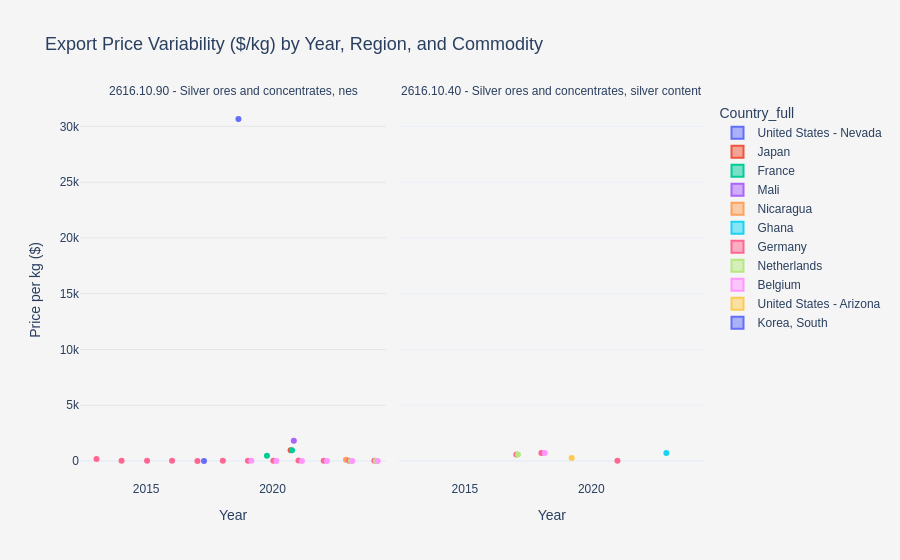

Notebook code cell kept with this figure:
### Code cell
plot_price_variability_faceted(
    df,
    commodities=['2616.10.40 - Silver ores and concentrates, silver content',
'2616.10.90 - Silver ores and concentrates, nes',],
    output_html="data/Prices/faceted_prices.html"
)

### Figure 1 — Plotly figure (JSON) as saved in the notebook; plotly's stock layout.template omitted (floating-point values rounded to 4 significant figures)
{"data": [{"alignmentgroup": "True", "boxpoints": "all", "customdata": [["United States - Nevada", 61324, 2, "weight in kilograms"]], "hovertemplate": "Country_full=%{customdata[0]}<br>Commodity=2616.10.90 - Silver ores and concentrates, nes<br>Year=%{x}<br>Price_per_kg=%{y}<br>Value ($)=%{customdata[1]}<br>Quantity=%{customdata[2]}<br>Unit of measure=%{customdata[3]}<extra></extra>", "legendgroup": "United States - Nevada", "marker": {"color": "#636efa"}, "name": "United States - Nevada", "notched": false, "offsetgroup": "United States - Nevada", "orientation": "v", "showlegend": true, "x": [2019], "x0": " ", "xaxis": "x", "y": [30660.0], "y0": " ", "yaxis": "y", "type": "box"}, {"alignmentgroup": "True", "boxpoints": "all", "customdata": [["Japan", 5850, 6, "weight in kilograms"]], "hovertemplate": "Country_full=%{customdata[0]}<br>Commodity=2616.10.90 - Silver ores and concentrates, nes<br>Year=%{x}<br>Price_per_kg=%{y}<br>Value ($)=%{customdata[1]}<br>Quantity=%{customdata[2]}<br>Unit of measure=%{customdata[3]}<extra></extra>", "legendgroup": "Japan", "marker": {"color": "#EF553B"}, "name": "Japan", "notched": false, "offsetgroup": "Japan", "orientation": "v", "showlegend": true, "x": [2021], "x0": " ", "xaxis": "x", "y": [975.0], "y0": " ", "yaxis": "y", "type": "box"}, {"alignmentgroup": "True", "boxpoints": "all", "customdata": [["France", 5850, 6, "weight in kilograms"], ["France", 4826789, 10000, "weight in kilograms"]], "hovertemplate": "Country_full=%{customdata[0]}<br>Commodity=2616.10.90 - Silver ores and concentrates, nes<br>Year=%{x}<br>Price_per_kg=%{y}<br>Value ($)=%{customdata[1]}<br>Quantity=%{customdata[2]}<br>Unit of measure=%{customdata[3]}<extra></extra>", "legendgroup": "France", "marker": {"color": "#00cc96"}, "name": "France", "notched": false, "offsetgroup": "France", "orientation": "v", "showlegend": true, "x": [2021, 2020], "x0": " ", "xaxis": "x", "y": [975.0, 482.7], "y0": " ", "yaxis": "y", "type": "box"}, {"alignmentgroup": "True", "boxpoints": "all", "customdata": [["Mali", 14540, 8, "weight in kilograms"]], "hovertemplate": "Country_full=%{customdata[0]}<br>Commodity=2616.10.90 - Silver ores and concentrates, nes<br>Year=%{x}<br>Price_per_kg=%{y}<br>Value ($)=%{customdata[1]}<br>Quantity=%{customdata[2]}<br>Unit of measure=%{customdata[3]}<extra></extra>", "legendgroup": "Mali", "marker": {"color": "#ab63fa"}, "name": "Mali", "notched": false, "offsetgroup": "Mali", "orientation": "v", "showlegend": true, "x": [2021], "x0": " ", "xaxis": "x", "y": [1818.0], "y0": " ", "yaxis": "y", "type": "box"}, {"alignmentgroup": "True", "boxpoints": "all", "customdata": [["Nicaragua", 50067, 418, "weight in kilograms"]], "hovertemplate": "Country_full=%{customdata[0]}<br>Commodity=2616.10.90 - Silver ores and concentrates, nes<br>Year=%{x}<br>Price_per_kg=%{y}<br>Value ($)=%{customdata[1]}<br>Quantity=%{customdata[2]}<br>Unit of measure=%{customdata[3]}<extra></extra>", "legendgroup": "Nicaragua", "marker": {"color": "#FFA15A"}, "name": "Nicaragua", "notched": false, "offsetgroup": "Nicaragua", "orientation": "v", "showlegend": true, "x": [2023], "x0": " ", "xaxis": "x", "y": [119.8], "y0": " ", "yaxis": "y", "type": "box"}, {"alignmentgroup": "True", "boxpoints": "all", "customdata": [["Ghana", 2331, 3233, "weight in grams"]], "hovertemplate": "Country_full=%{customdata[0]}<br>Commodity=2616.10.40 - Silver ores and concentrates, silver content<br>Year=%{x}<br>Price_per_kg=%{y}<br>Value ($)=%{customdata[1]}<br>Quantity=%{customdata[2]}<br>Unit of measure=%{customdata[3]}<extra></extra>", "legendgroup": "Ghana", "marker": {"color": "#19d3f3"}, "name": "Ghana", "notched": false, "offsetgroup": "Ghana", "orientation": "v", "showlegend": true, "x": [2023], "x0": " ", "xaxis": "x2", "y": [721.0], "y0": " ", "yaxis": "y2", "type": "box"}, {"alignmentgroup": "True", "boxpoints": "all", "customdata": [["Germany", 993211, 5549, "weight in kilograms"], ["Germany", 624598, 21442, "weight in kilograms"], ["Germany", 1144095, 33703, "weight in kilograms"], ["Germany", 1643363, 84181, "weight in kilograms"], ["Germany", 7873988, 743571, "weight in kilograms"], ["Germany", 15631675, 822261, "weight in kilograms"], ["Germany", 48968861, 1397038, "weight in kilograms"], ["Germany", 49776050, 1544286, "weight in kilograms"], ["Germany", 39395134, 1621123, "weight in kilograms"], ["Germany", 26588267, 1644630, "weight in kilograms"], ["Germany", 41948819, 1684686, "weight in kilograms"], ["Germany", 35594524, 2532863, "weight in kilograms"]], "hovertemplate": "Country_full=%{customdata[0]}<br>Commodity=2616.10.90 - Silver ores and concentrates, nes<br>Year=%{x}<br>Price_per_kg=%{y}<br>Value ($)=%{customdata[1]}<br>Quantity=%{customdata[2]}<br>Unit of measure=%{customdata[3]}<extra></extra>", "legendgroup": "Germany", "marker": {"color": "#FF6692"}, "name": "Germany", "notched": false, "offsetgroup": "Germany", "orientation": "v", "showlegend": true, "x": [2013, 2016, 2015, 2014, 2017, 2024, 2021, 2022, 2020, 2019, 2023, 2018], "x0": " ", "xaxis": "x", "y": [179.0, 29.13, 33.95, 19.52, 10.59, 19.01, 35.05, 32.23, 24.3, 16.17, 24.9, 14.05], "y0": " ", "yaxis": "y", "type": "box"}, {"alignmentgroup": "True", "boxpoints": "all", "customdata": [["Germany", 187067, 258024, "weight in grams"], ["Germany", 7768199, 13100396, "weight in grams"], ["Germany", 3494486, 102717000, "weight in grams"]], "hovertemplate": "Country_full=%{customdata[0]}<br>Commodity=2616.10.40 - Silver ores and concentrates, silver content<br>Year=%{x}<br>Price_per_kg=%{y}<br>Value ($)=%{customdata[1]}<br>Quantity=%{customdata[2]}<br>Unit of measure=%{customdata[3]}<extra></extra>", "legendgroup": "Germany", "marker": {"color": "#FF6692"}, "name": "Germany", "notched": false, "offsetgroup": "Germany", "orientation": "v", "showlegend": false, "x": [2018, 2017, 2021], "x0": " ", "xaxis": "x2", "y": [725.0, 593.0, 34.02], "y0": " ", "yaxis": "y2", "type": "box"}, {"alignmentgroup": "True", "boxpoints": "all", "customdata": [["Netherlands", 106169, 22826, "weight in kilograms"], ["Netherlands", 216115, 39419, "weight in kilograms"]], "hovertemplate": "Country_full=%{customdata[0]}<br>Commodity=2616.10.90 - Silver ores and concentrates, nes<br>Year=%{x}<br>Price_per_kg=%{y}<br>Value ($)=%{customdata[1]}<br>Quantity=%{customdata[2]}<br>Unit of measure=%{customdata[3]}<extra></extra>", "legendgroup": "Netherlands", "marker": {"color": "#B6E880"}, "name": "Netherlands", "notched": false, "offsetgroup": "Netherlands", "orientation": "v", "showlegend": true, "x": [2023, 2024], "x0": " ", "xaxis": "x", "y": [4.651, 5.483], "y0": " ", "yaxis": "y", "type": "box"}, {"alignmentgroup": "True", "boxpoints": "all", "customdata": [["Netherlands", 7260, 12397, "weight in grams"]], "hovertemplate": "Country_full=%{customdata[0]}<br>Commodity=2616.10.40 - Silver ores and concentrates, silver content<br>Year=%{x}<br>Price_per_kg=%{y}<br>Value ($)=%{customdata[1]}<br>Quantity=%{customdata[2]}<br>Unit of measure=%{customdata[3]}<extra></extra>", "legendgroup": "Netherlands", "marker": {"color": "#B6E880"}, "name": "Netherlands", "notched": false, "offsetgroup": "Netherlands", "orientation": "v", "showlegend": false, "x": [2017], "x0": " ", "xaxis": "x2", "y": [585.6], "y0": " ", "yaxis": "y2", "type": "box"}, {"alignmentgroup": "True", "boxpoints": "all", "customdata": [["Belgium", 261637, 18044, "weight in kilograms"], ["Belgium", 580206, 88972, "weight in kilograms"], ["Belgium", 657570, 181952, "weight in kilograms"], ["Belgium", 798257, 197501, "weight in kilograms"], ["Belgium", 1111712, 203160, "weight in kilograms"], ["Belgium", 6962196, 1357554, "weight in kilograms"]], "hovertemplate": "Country_full=%{customdata[0]}<br>Commodity=2616.10.90 - Silver ores and concentrates, nes<br>Year=%{x}<br>Price_per_kg=%{y}<br>Value ($)=%{customdata[1]}<br>Quantity=%{customdata[2]}<br>Unit of measure=%{customdata[3]}<extra></extra>", "legendgroup": "Belgium", "marker": {"color": "#FF97FF"}, "name": "Belgium", "notched": false, "offsetgroup": "Belgium", "orientation": "v", "showlegend": true, "x": [2019, 2022, 2020, 2023, 2021, 2024], "x0": " ", "xaxis": "x", "y": [14.5, 6.521, 3.614, 4.042, 5.472, 5.128], "y0": " ", "yaxis": "y", "type": "box"}, {"alignmentgroup": "True", "boxpoints": "all", "customdata": [["Belgium", 494978, 682729, "weight in grams"]], "hovertemplate": "Country_full=%{customdata[0]}<br>Commodity=2616.10.40 - Silver ores and concentrates, silver content<br>Year=%{x}<br>Price_per_kg=%{y}<br>Value ($)=%{customdata[1]}<br>Quantity=%{customdata[2]}<br>Unit of measure=%{customdata[3]}<extra></extra>", "legendgroup": "Belgium", "marker": {"color": "#FF97FF"}, "name": "Belgium", "notched": false, "offsetgroup": "Belgium", "orientation": "v", "showlegend": false, "x": [2018], "x0": " ", "xaxis": "x2", "y": [725.0], "y0": " ", "yaxis": "y2", "type": "box"}, {"alignmentgroup": "True", "boxpoints": "all", "customdata": [["United States - Arizona", 13983, 49805, "weight in grams"]], "hovertemplate": "Country_full=%{customdata[0]}<br>Commodity=2616.10.40 - Silver ores and concentrates, silver content<br>Year=%{x}<br>Price_per_kg=%{y}<br>Value ($)=%{customdata[1]}<br>Quantity=%{customdata[2]}<br>Unit of measure=%{customdata[3]}<extra></extra>", "legendgroup": "United States - Arizona", "marker": {"color": "#FECB52"}, "name": "United States - Arizona", "notched": false, "offsetgroup": "United States - Arizona", "orientation": "v", "showlegend": true, "x": [2019], "x0": " ", "xaxis": "x2", "y": [280.8], "y0": " ", "yaxis": "y2", "type": "box"}, {"alignmentgroup": "True", "boxpoints": "all", "customdata": [["Korea, South", 113445, 111545, "weight in kilograms"]], "hovertemplate": "Country_full=%{customdata[0]}<br>Commodity=2616.10.90 - Silver ores and concentrates, nes<br>Year=%{x}<br>Price_per_kg=%{y}<br>Value ($)=%{customdata[1]}<br>Quantity=%{customdata[2]}<br>Unit of measure=%{customdata[3]}<extra></extra>", "legendgroup": "Korea, South", "marker": {"color": "#636efa"}, "name": "Korea, South", "notched": false, "offsetgroup": "Korea, South", "orientation": "v", "showlegend": true, "x": [2017], "x0": " ", "xaxis": "x", "y": [1.017], "y0": " ", "yaxis": "y", "type": "box"}], "layout": {"xaxis": {"anchor": "y", "domain": [0.0, 0.49], "title": {"text": "Year"}}, "yaxis": {"anchor": "x", "domain": [0.0, 1.0], "title": {"text": "Price per kg ($)"}, "gridcolor": "rgba(230,230,230,1)"}, "xaxis2": {"anchor": "y2", "domain": [0.51, 1.0], "matches": "x", "title": {"text": "Year"}}, "yaxis2": {"anchor": "x2", "domain": [0.0, 1.0], "matches": "y", "showticklabels": false}, "annotations": [{"font": {}, "showarrow": false, "text": "2616.10.90 - Silver ores and concentrates, nes", "x": 0.245, "xanchor": "center", "xref": "paper", "y": 1.0, "yanchor": "bottom", "yref": "paper"}, {"font": {}, "showarrow": false, "text": "2616.10.40 - Silver ores and concentrates, silver content", "x": 0.755, "xanchor": "center", "xref": "paper", "y": 1.0, "yanchor": "bottom", "yref": "paper"}], "legend": {"title": {"text": "Country_full"}, "tracegroupgap": 0}, "title": {"text": "Export Price Variability ($/kg) by Year, Region, and Commodity", "font": {"size": 18}}, "boxmode": "group", "font": {"family": "Arial", "size": 12}, "paper_bgcolor": "rgb(245,245,245)", "plot_bgcolor": "rgb(245,245,245)"}}
